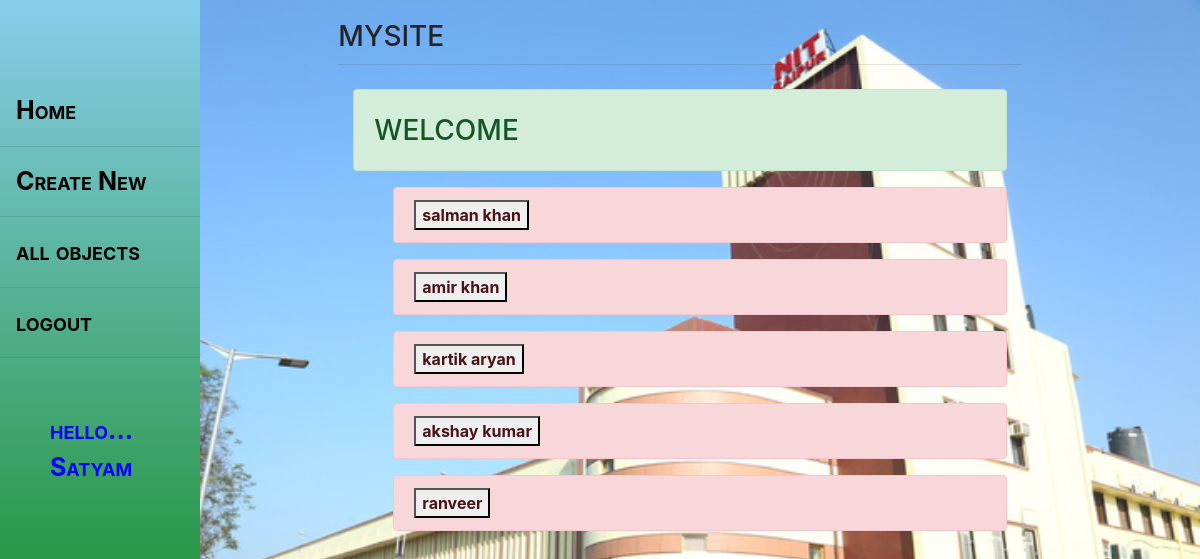
The app's page /all/ (signed in) with its own data.
### main/models.py (models this page shows, shortened)
class ToDoList(models.Model):
    user = models.ForeignKey(User, on_delete=models.CASCADE, related_name="todolist", null=True)
    name = models.CharField(max_length=200)

### main/views.py (the view)
# urls.py: path('all/', views.all, name="all"),
def all(response):
    all_list = ToDoList.objects.filter(user = response.user)
    return render(response,'main/all.html',{'complete_list':all_list})

### templates/main/all.html (shortened to what this page needs)
{% extends 'main/base.html' %}
{% block content %}
<div class="container">
       <div class="alert alert-success">
         <h1>welcome</h1>
      </div>
</div>
<ol>
{% for list_object in complete_list %}
    <div class="container">
       <div class="alert alert-danger">
         <button><a href="/{{list_object.id}}" class="alert-link">{{list_object.name}}</a></button>
      </div>
    </div>
{% endfor %}
</ol>
{% endblock %}

### templates/main/base.html (shortened to what this page needs)
<!DOCTYPE html>
<html lang="en">
<head>
    {% load static %}
    <link rel="stylesheet" href="https://stackpath.bootstrapcdn.com/bootstrap/4.4.1/css/bootstrap.min.css">
</head>
<body>
      <div class="sidenav">
          <br>
          <br>
          <br>
          <a href="/home" ><b>Home</b></a><hr>
          <a href="/create"><b>Create New</b></a><br><hr>
          <a href="/all"><b>all objects</b></a><br><hr>
          <a href="/logout"><b>logout</b></a><br><hr>
          {% if user.is_authenticated %}
          <div class="abc">
             <b><br>   hello... <br>   {{request.user.first_name}} </b>
          </div>
          {% endif %}
      </div>
      <div id="content", name="content", class="main">
          <div class="row justify-content-center">
              <div class="col-8">
                  <h1 class="mt-2">mysite</h1>
                  <hr class="mt-0 mb-4">
                  {% block content %}
                  {% endblock %}
              </div>
          </div>
      </div>
</body>
</html>

### records on screen
ToDoList: name "salman khan"
ToDoList: name "amir khan"
ToDoList: name "kartik aryan"
ToDoList: name "akshay kumar"
ToDoList: name "ranveer"

### other values on screen
{{ request.user.first_name }} "Satyam"
